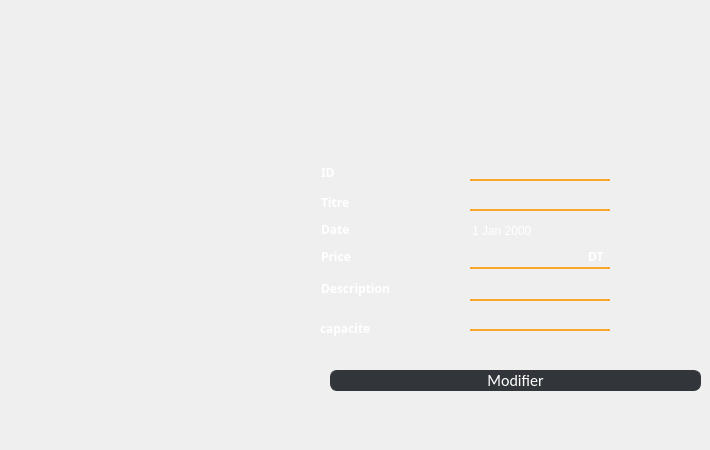
        <widget class="QWidget" name="modifier">
         <attribute name="title">
          <string>modifier</string>
         </attribute>
         <widget class="QGroupBox" name="EventDetailsBox_2">
          <property name="enabled">
           <bool>true</bool>
          </property>
          <property name="geometry">
           <rect>
            <x>320</x>
            <y>150</y>
            <width>381</width>
            <height>291</height>
           </rect>
          </property>
          <property name="styleSheet">
           <string notr="true">background-color: rgba(255, 255, 255, 0);
border: 0px;</string>
          </property>
          <property name="title">
           <string/>
          </property>
          <widget class="QLineEdit" name="EventPrixUpdate">
           <property name="geometry">
            <rect>
             <x>150</x>
             <y>98</y>
             <width>140</width>
             <height>21</height>
            </rect>
           </property>
           <property name="font">
            <font>
             <family>Arial Black</family>
             <pointsize>9</pointsize>
             <weight>75</weight>
             <bold>true</bold>
            </font>
           </property>
           <property name="styleSheet">
            <string notr="true">border: 0px solid rgb(249, 167, 43);
border-bottom-width: 2px;
border-radius: px;
background-color: rgba(255, 255, 255, 0);
color: rgb(255, 255, 255);</string>
           </property>
           <property name="text">
            <string/>
           </property>
           <property name="placeholderText">
            <string/>
           </property>
          </widget>
          <widget class="QLabel" name="EventDescriptionTitle_2">
           <property name="geometry">
            <rect>
             <x>1</x>
             <y>130</y>
             <width>101</width>
             <height>17</height>
            </rect>
           </property>
           <property name="font">
            <font>
             <family>Arial Black</family>
             <pointsize>9</pointsize>
             <weight>75</weight>
             <bold>true</bold>
            </font>
           </property>
           <property name="styleSheet">
            <string notr="true">color: rgb(255, 255, 255);
background-color: rgba(255, 255, 255, 0);
border: 0px;</string>
           </property>
           <property name="text">
            <string>Description</string>
           </property>
          </widget>
          <widget class="QLabel" name="EventTitreTitle_2">
           <property name="geometry">
            <rect>
             <x>1</x>
             <y>44</y>
             <width>61</width>
             <height>17</height>
            </rect>
           </property>
           <property name="font">
            <font>
             <family>Arial Black</family>
             <pointsize>9</pointsize>
             <weight>75</weight>
             <bold>true</bold>
            </font>
           </property>
           <property name="styleSheet">
            <string notr="true">color: rgb(255, 255, 255);
background-color: rgba(255, 255, 255, 0);
border: 0px;</string>
           </property>
           <property name="text">
            <string>Titre</string>
           </property>
          </widget>
          <widget class="QLabel" name="EventPrixTitle_2">
           <property name="geometry">
            <rect>
             <x>1</x>
             <y>98</y>
             <width>51</width>
             <height>17</height>
            </rect>
           </property>
           <property name="font">
            <font>
             <family>Arial Black</family>
             <pointsize>9</pointsize>
             <weight>75</weight>
             <bold>true</bold>
            </font>
           </property>
           <property name="styleSheet">
            <string notr="true">color: rgb(255, 255, 255);
background-color: rgba(255, 255, 255, 0);
border: 0px;</string>
           </property>
           <property name="text">
            <string>Price</string>
           </property>
          </widget>
          <widget class="QLabel" name="EventDT_2">
           <property name="geometry">
            <rect>
             <x>268</x>
             <y>98</y>
             <width>21</width>
             <height>17</height>
            </rect>
           </property>
           <property name="font">
            <font>
             <family>Arial Black</family>
             <pointsize>9</pointsize>
             <weight>75</weight>
             <bold>true</bold>
            </font>
           </property>
           <property name="styleSheet">
            <string notr="true">color: rgb(255, 255, 255);
background-color: rgba(255, 255, 255, 0);
border: 0px;</string>
           </property>
           <property name="text">
            <string>DT</string>
           </property>
          </widget>
          <widget class="QLabel" name="EventCapaciteTitle_2">
           <property name="geometry">
            <rect>
             <x>0</x>
             <y>170</y>
             <width>131</width>
             <height>17</height>
            </rect>
           </property>
           <property name="font">
            <font>
             <family>Arial Black</family>
             <pointsize>9</pointsize>
             <weight>75</weight>
             <bold>true</bold>
            </font>
           </property>
           <property name="styleSheet">
            <string notr="true">color: rgb(255, 255, 255);
background-color: rgba(255, 255, 255, 0);
border: 0px;</string>
           </property>
           <property name="text">
            <string>capacite</string>
           </property>
          </widget>
          <widget class="QLabel" name="EventDateTitle_2">
           <property name="geometry">
            <rect>
             <x>1</x>
             <y>71</y>
             <width>51</width>
             <height>17</height>
            </rect>
           </property>
           <property name="font">
            <font>
             <family>Arial Black</family>
             <pointsize>9</pointsize>
             <weight>75</weight>
             <bold>true</bold>
            </font>
           </property>
           <property name="styleSheet">
            <string notr="true">color: rgb(255, 255, 255);
background-color: rgba(255, 255, 255, 0);
border: 0px;</string>
           </property>
           <property name="text">
            <string>Date</string>
           </property>
          </widget>
          <widget class="QLineEdit" name="EventTitreUpdate">
           <property name="geometry">
            <rect>
             <x>150</x>
             <y>40</y>
             <width>140</width>
             <height>21</height>
            </rect>
           </property>
           <property name="font">
            <font>
             <family>Arial Black</family>
             <pointsize>9</pointsize>
             <weight>75</weight>
             <bold>true</bold>
            </font>
           </property>
           <property name="styleSheet">
            <string notr="true">border: 0px solid rgb(249, 167, 43);
border-bottom-width: 2px;
border-radius: px;
background-color: rgba(255, 255, 255, 0);
color: rgb(255, 255, 255);</string>
           </property>
           <property name="text">
            <string/>
           </property>
           <property name="placeholderText">
            <string/>
           </property>
          </widget>
          <widget class="QPushButton" name="EventModifierButton">
           <property name="geometry">
            <rect>
             <x>10</x>
             <y>220</y>
             <width>371</width>
             <height>21</height>
            </rect>
           </property>
           <property name="styleSheet">
            <string notr="true">QPushButton
{
	background-color:rgb(50, 53, 57);
	border-style:solid;
	border-radius:7px;
	border-width:1px;
border-color: rgb(50, 53, 57);
	color:#ffffff;
	font-size:16px;
font-family:Calibri;
}

QPushButton:hover
{
	background-color: #00000000;
	border-color: rgb(30, 227, 0);
	/*color:rgb(30, 227, 0);*/
}

QPushButton:focus
{
	background-color:  rgb(30, 227, 0);
	border-color: rgba(30, 227, 0,0);
	color:rgb(255, 255, 255);
}
</string>
           </property>
           <property name="text">
            <string>Modifier</string>
           </property>
          </widget>
          <widget class="QLineEdit" name="EventDescriptionUpdate">
           <property name="geometry">
            <rect>
             <x>150</x>
             <y>130</y>
             <width>140</width>
             <height>21</height>
            </rect>
           </property>
           <property name="font">
            <font>
             <family>Arial Black</family>
             <pointsize>9</pointsize>
             <weight>75</weight>
             <bold>true</bold>
            </font>
           </property>
           <property name="styleSheet">
            <string notr="true">border: 0px solid rgb(249, 167, 43);
border-bottom-width: 2px;
border-radius: px;
background-color: rgba(255, 255, 255, 0);
color: rgb(255, 255, 255);</string>
           </property>
           <property name="text">
            <string/>
           </property>
           <property name="placeholderText">
            <string/>
           </property>
          </widget>
          <widget class="QLineEdit" name="EventCapaciteUpdate">
           <property name="geometry">
            <rect>
             <x>150</x>
             <y>160</y>
             <width>140</width>
             <height>21</height>
            </rect>
           </property>
           <property name="font">
            <font>
             <family>Arial Black</family>
             <pointsize>9</pointsize>
             <weight>75</weight>
             <bold>true</bold>
            </font>
           </property>
           <property name="styleSheet">
            <string notr="true">border: 0px solid rgb(249, 167, 43);
border-bottom-width: 2px;
border-radius: px;
background-color: rgba(255, 255, 255, 0);
color: rgb(255, 255, 255);</string>
           </property>
           <property name="text">
            <string/>
           </property>
           <property name="placeholderText">
            <string/>
           </property>
          </widget>
          <widget class="QDateEdit" name="EventDateUpdate">
           <property name="geometry">
            <rect>
             <x>150</x>
             <y>70</y>
             <width>110</width>
             <height>22</height>
            </rect>
           </property>
           <property name="styleSheet">
            <string notr="true">color: rgb(255, 255, 255);</string>
           </property>
          </widget>
          <widget class="QLabel" name="EventTitreTitle_3">
           <property name="geometry">
            <rect>
             <x>1</x>
             <y>14</y>
             <width>61</width>
             <height>17</height>
            </rect>
           </property>
           <property name="font">
            <font>
             <family>Arial Black</family>
             <pointsize>9</pointsize>
             <weight>75</weight>
             <bold>true</bold>
            </font>
           </property>
           <property name="styleSheet">
            <string notr="true">color: rgb(255, 255, 255);
background-color: rgba(255, 255, 255, 0);
border: 0px;</string>
           </property>
           <property name="text">
            <string>ID</string>
           </property>
          </widget>
          <widget class="QLineEdit" name="EventIdUpdate">
           <property name="enabled">
            <bool>false</bool>
           </property>
           <property name="geometry">
            <rect>
             <x>150</x>
             <y>10</y>
             <width>140</width>
             <height>21</height>
            </rect>
           </property>
           <property name="font">
            <font>
             <family>Arial Black</family>
             <pointsize>9</pointsize>
             <weight>75</weight>
             <bold>true</bold>
            </font>
           </property>
           <property name="styleSheet">
            <string notr="true">border: 0px solid rgb(249, 167, 43);
border-bottom-width: 2px;
border-radius: px;
background-color: rgba(255, 255, 255, 0);
color: rgb(255, 255, 255);</string>
           </property>
           <property name="text">
            <string/>
           </property>
           <property name="placeholderText">
            <string/>
           </property>
          </widget>
         </widget>
        </widget>
